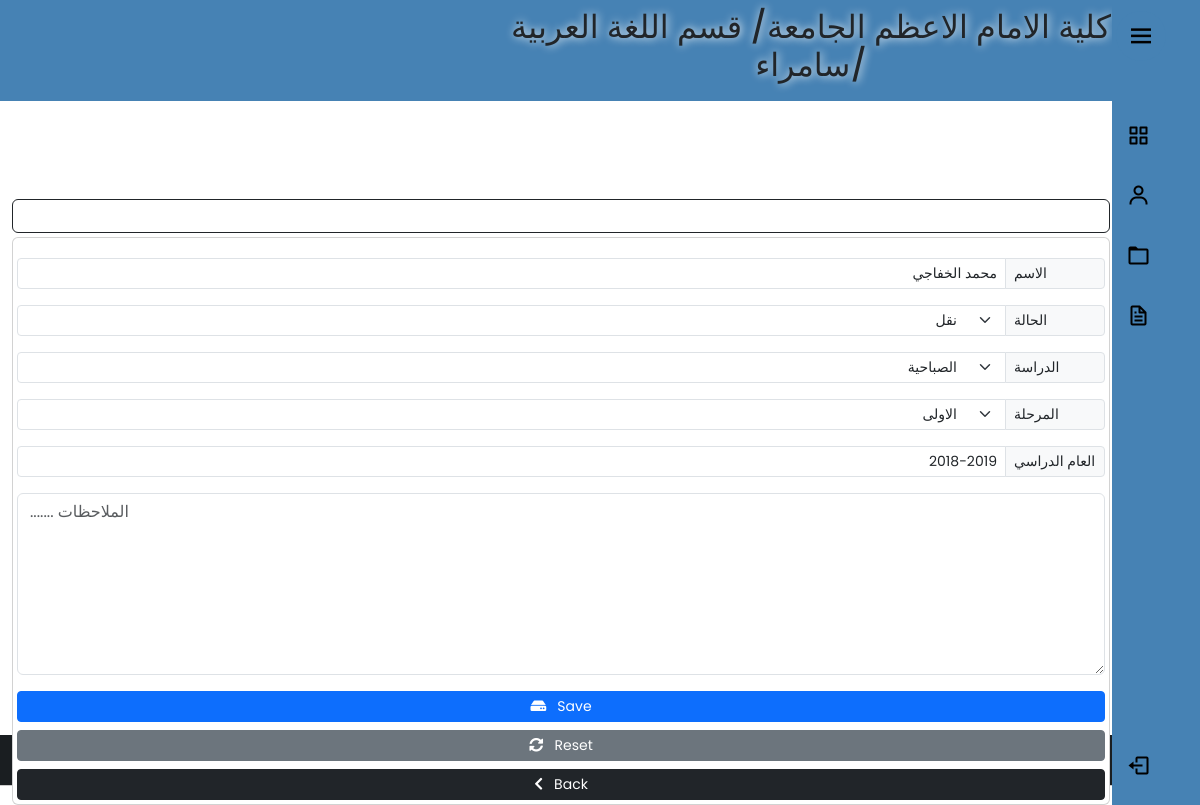
/studentState/24 (signed in), run on the app's committed database.
### app/models.py (models this page shows, shortened)
class UserProfile(models.Model):
    user = models.OneToOneField(User,on_delete=models.PROTECT,verbose_name="اسم المستخدم")
    Dname = models.ForeignKey(Department,on_delete=models.PROTECT,verbose_name="القسم")
    Cname = models.ForeignKey(City,on_delete=models.PROTECT,verbose_name="المحافظة")
    class Meta:
        verbose_name_plural = "بروفايل المستخدمين"

class Department(models.Model):
    Dname = models.CharField(max_length=100,verbose_name="القسم")
    def __str__(self):
        return self.Dname
    class Meta:
        verbose_name_plural = "الاقسام العلمية"

class City(models.Model):
    Cname = models.CharField(max_length=100,verbose_name="المحافظة")
    def __str__(self):
        return self.Cname
    class Meta:
        verbose_name_plural = "المحافظات"

class StudentStatus(models.Model):
    state_list = (
        ("استضافة","استضافة"),
        ("نقل", "نقل"),
        ("تأجيل", "تأجيل"),
        ("رسوب", "رسوب"),
        ("ترقين قيد", "ترقين قيد"),
    )
    stage_list = (
        ("الاولى", "الاولى"),
        ("الثانية", "الثانية"),
        ("الثالثة", "الثالثة"),
        ("الرابعة", "الرابعة"),
    )
    study_list = (
        ("الصباحية", "الصباحية"),
        ("المسائية", "المسائية"),
    )
    user = models.CharField(max_length=100, verbose_name="اسم المستخدم")
    name = models.CharField(max_length=100, verbose_name="اسم الطالب/ة")
    Dname = models.CharField(max_length=100, verbose_name="القسم")
    Cname = models.CharField(max_length=100, verbose_name="المحافظة")
    stage = models.CharField(max_length=50, verbose_name="المرحلة", choices=stage_list)
    state = models.CharField(max_length=100, verbose_name="حالة الطالب",choices=state_list)
    year = models.CharField(max_length=50, verbose_name="العام الدراسي")
    study = models.CharField(max_length=20,verbose_name="الدراسة", choices=study_list,null=True)
    note = models.TextField(blank=True, null=True, verbose_name="الملاحظات")
    created_at = models.DateTimeField(auto_now_add=True)
    class Meta:
        verbose_name_plural = "حالات الطلبة"

### app/views.py (the view)
# urls.py: path('studentState/<str:std_id>', views.studentState, name="studentState"),
@cache_control(no_cache=True , must_revalidate=True,no_store=True)
@login_required(login_url='login')
def studentState(request, std_id):
    user = request.user.userprofile
    studentState = StudentStatus.objects.get(id=std_id)
    if studentState != None:
        return render(request, 'students_status/edit-state.html', {'stdState': studentState,'user':user,})

### app/templates/students_status/edit-state.html (shortened to what this page needs)
{% extends 'students_status/add_state.html' %}
{% block value-name %} value="{{stdState.name}}" {% endblock value-name %}
{% block value-year %}  value="{{stdState.year}}"  {% endblock value-year %}
 {% block option-stage %} <option  style="background-color:#d3d3d3; color:red; font-weight:bold;">{{stdState.stage}}</option>{% endblock option-stage %}
 {% block value-stage %} value="{{stdState.stage}}"   {% endblock value-stage %}
  {% block option-study %} <option  style="background-color:#d3d3d3; color:red; font-weight:bold;">{{stdState.study}}</option>{% endblock option-study %}
 {% block value-study %} value="{{stdState.study}}"   {% endblock value-study %}
  {% block option-state %} <option  style="background-color:#d3d3d3; color:red; font-weight:bold;">{{stdState.state}}</option>{% endblock option-state %}
 {% block value-state %} value="{{stdState.state}}"   {% endblock value-state %}
{% block btn-content %} <i class="fas fa-hdd"></i>&nbsp;&nbsp; Save {% endblock btn-content %}
{% block btn-reset %}
<button type="reset" class="btn btn-secondary btn-sm"><i class="fas fa-sync-alt"></i>&nbsp;&nbsp; Reset</button>
{% endblock btn-reset %}
{% block Action %} action="/edit_studentState/" {% endblock Action %}

### app/templates/students_status/add_state.html (shortened to what this page needs)
{% extends 'base2.html' %}
{% block content %}
     <div class="container" style="padding-top:50px;">
          <div class="row">
               <div class="col-lg-12 col-sm-12">
                    <div class="card card-body border-dark  mt-5">
                    </div>
                    <form {% block Action %} action="/add_studentState/" {% endblock Action %} method="POST" enctype="multipart/form-data" class="card p-1 porder-dark mt-1">
                         <div class="input-group input-group-sm mb-3">
                              <input type="text" class="form-control text-end" name="name" id="name-state" placeholder="اسم الطالب/ة" required  {% block value-name %}{% endblock value-name %}>
                            <label class="input-group-text side-label">الاسم</label>
                         </div>
                           <div class="input-group input-group-sm mb-3 ">
                              <select dir="ltr" class="form-select" name="state" id="state-state" required {% block value-state %}{% endblock value-state %}>
                                    {% block option-state %}{% endblock option-state %}
                              </select>
                                <label class="input-group-text side-label">الحالة</label>
                         </div>
                           <div class="input-group input-group-sm mb-3 ">
                              <select dir="ltr" class="form-select" name="study" id="study-state" required {% block value-study %}{% endblock value-study %}>
                                   {% block option-study %}{% endblock option-study %}
                              </select>
                               <label class="input-group-text side-label">الدراسة</label>
                         </div>
                            <div class="input-group input-group-sm mb-3 ">
                              <select dir="ltr" class="form-select " name="stage" id="stage-state" required {% block value-stage %}{% endblock value-stage %}>
                                   {% block option-stage %}{% endblock option-stage %}
                              </select>
                              <label class="input-group-text side-label">المرحلة</label>
                         </div>
                            <div class="input-group input-group-sm mb-3 ">
                              <input type="text" class="form-control text-end" name="year" maxlength="10" id="year-state" placeholder="العام الدراسي" required {% block value-year %}{% endblock value-year %}>
                              <label class="input-group-text side-label">العام الدراسي</label>
                         </div>
                         <div class="form-group">
                              <textarea class="form-control" name="note" id="note"   rows="7" placeholder="....... الملاحظات">{% block value-note %}{% endblock value-note %}</textarea>
                         </div>
                         <div class="d-grid gap-2 mt-3">
                              <button type="submit" class="btn btn-primary btn-sm"  id="btn-add-state">
                                  {% block btn-content %} <i class="fas fa-plus"></i>&nbsp;&nbsp; اضافة {% endblock btn-content %}
                              </button>
                              {% block btn-reset %} {% endblock btn-reset %}
                              <a href="{% url 'backendState' %}" class="btn btn-dark btn-sm"><i class="fas fa-chevron-left"></i>&nbsp;&nbsp; Back</a>
                         </div>
                    </form>
               </div>
          </div>
          </div>
{% endblock content %}

### app/templates/base2.html (shortened to what this page needs)
{% load static %}
<!DOCTYPE html>
<html lang="en">
<head>
     <link rel="stylesheet" href="https://cdn.jsdelivr.net/npm/bootstrap@5.3.0-alpha1/dist/css/bootstrap.min.css">
    <link rel="stylesheet" href="https://use.fontawesome.com/releases/v5.15.4/css/all.css">
    <link rel="stylesheet" href="{% static 'css/bootstrap.css' %}">
    <link rel="stylesheet" href="{% static 'css/style.css' %}">
</head>
<body style="overflow: scroll;">
{% include 'sidebar-dark.html' %}
 <div class="wrapper">
    <header id="hpage">
      <nav class="navbar navbar-expand-id navbar-dark "  style="background-color:steelblue; text-align:center;">
        <h2 class="text-dark text-outline-primary font-effect-fire" style=" margin-left:500px; text-shadow: #fff 1px 0 10px;
        font-family: "Sofia", sans-serif;
        font-size: 20px;"> كلية الامام الاعظم الجامعة/ قسم {{user.Dname}}  /{{user.Cname}}
    </nav>
    </header>
    {% block content %}
    {% endblock content %}
         </div>
 {% include 'footer.html' %}
</body>
</html>

### std_collage/static/css/style.css (style rules this page uses)
html , body { margin: 0; max-width: 100%; }
.wrapper { min-height:100%; margin-bottom: -70px; }
.side-label { width:100px; }
select, option { text-align:right; }

### std_collage/static/css/sidebar-dark.css (style rules this page uses)
* { margin: 0; padding: 0; box-sizing: border-box; font-family: 'Poppins', sans-serif; }
:root { --body-color: white; --sidebar-color: steelblue; --primary-color: white; --primary-color-light: #F6F5FF; --toggle-color: black; --text-color: black; --tran-03: all 0.2s ease; --tran-03: all 0.3s ease; --tran-04: all 0.3s ease; --tran-05: all 0.3s ease; }
body { min-height: 100vh; background-color: var(--body-color); transition: var(--tran-05); }

### data on the page
UserProfile: Dname "اللغة العربية", Cname "سامراء"
StudentStatus: name "محمد الخفاجي", state "نقل", study "الصباحية", stage "الاولى", year "2018-2019"
